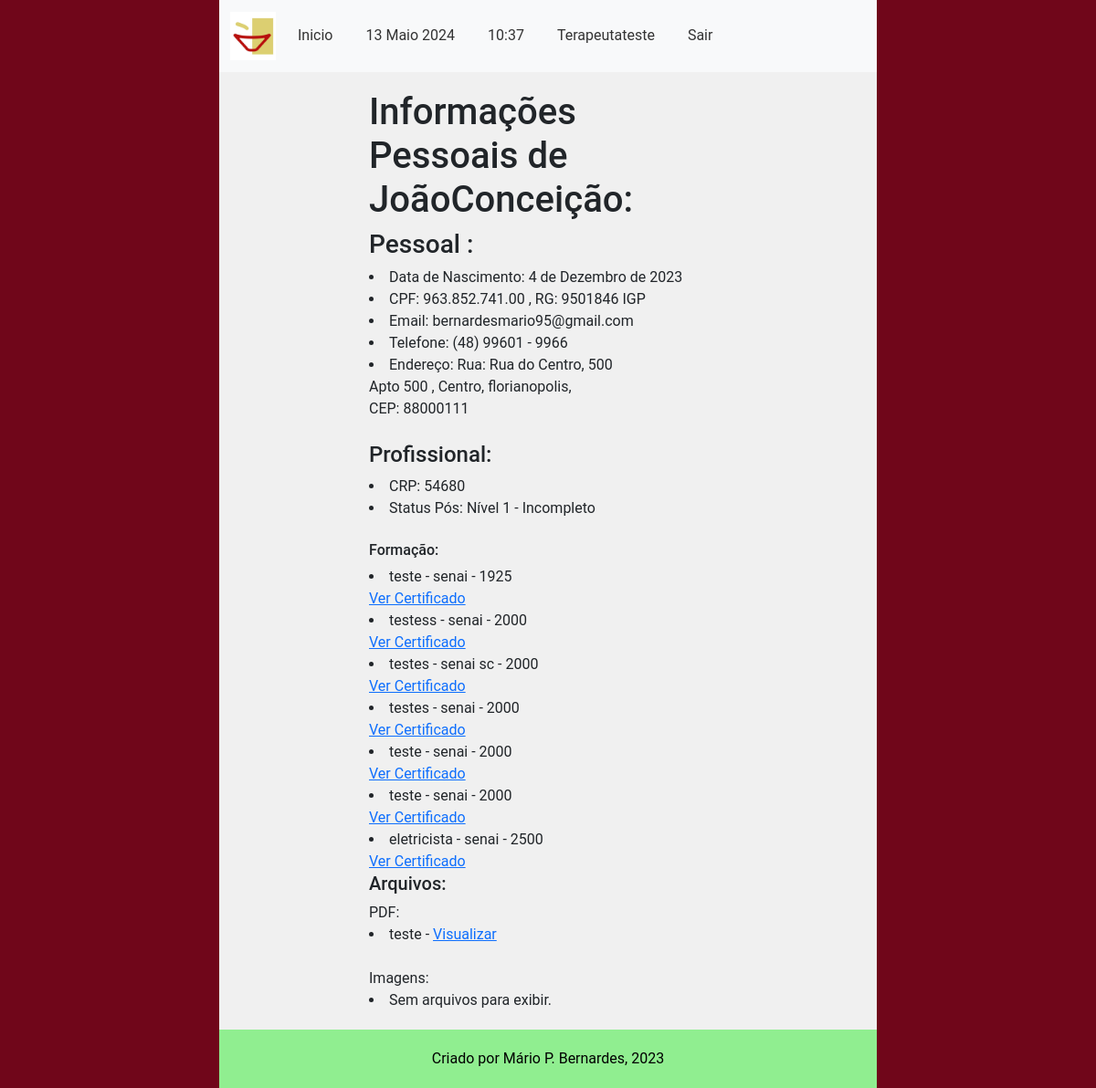
The app's page /main/perfil/54680 (signed in), older data.
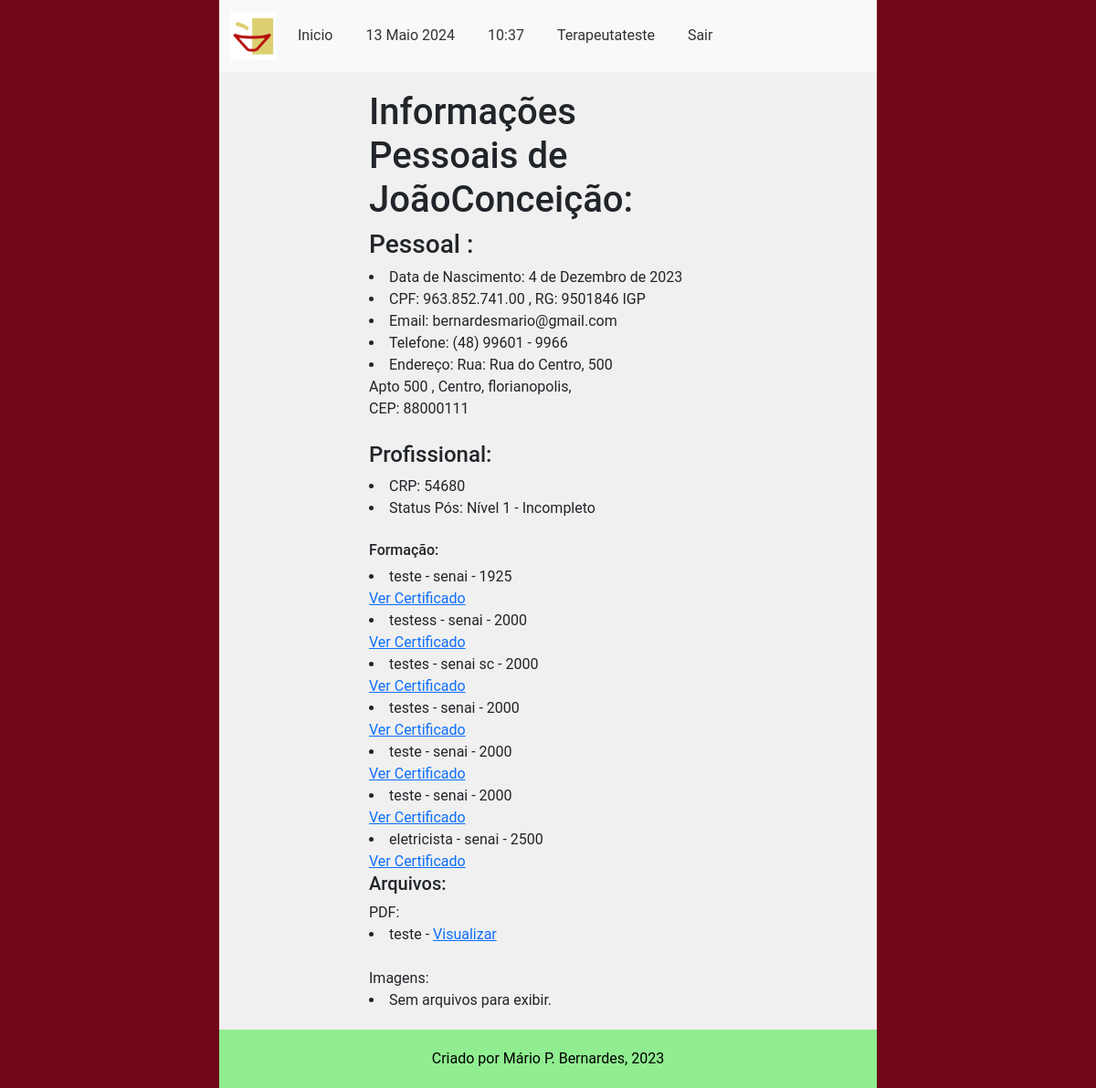
The same page, newer data.
### main/models.py (models this page shows, shortened)
class CadastroProfissionais(models.Model):
    nome = models.CharField(verbose_name='Nome', max_length=100,
                            unique=True, editable=True, validators=[validate_letters])
    conselho_codigo = models.CharField(verbose_name='CRP', max_length=5, unique=True,
                                       editable=True, validators=[validate_numbers])
    STATUS_POS_CHOICES = (
        (0, 'Nível 1 - Incompleto'),
        (1, 'Nível 1 - Completo'),
        (2, 'Nível 2 - Incompleto'),
        (3, 'Nível 2 - Completo'),
        (4, 'Nível 3 - Incompleto'),
        (5, 'Nível 3 - Completo'),
    )
    pos_grad_status = models.IntegerField(verbose_name='Status Pós', choices=STATUS_POS_CHOICES, default=0)
    unimed_codigo = models.CharField(verbose_name='Número cadastro Unimed', max_length=6,
                                     unique=True, editable=True, validators=[validate_numbers])
    email = models.EmailField(verbose_name='Email', editable=True)
    telefone_numero = models.CharField(verbose_name='Telefone', max_length=11,
                                       editable=True, validators=[validate_numbers])
    endereco_rua = models.CharField(verbose_name='Endereço', max_length=100)
    endereco_bairro = models.CharField(verbose_name='Bairro', max_length=50)
    endereco_numero = models.CharField(verbose_name='Número', max_length=7, validators=[validate_numbers])
    endereco_complemento = models.CharField(verbose_name='Complemento', max_length=100)
    cidade = models.CharField(verbose_name='Cidade', max_length=20, validators=[validate_letters,
                                                                                MinLengthValidator(limit_value=3)])
    cep_numero = models.CharField(verbose_name='CEP', max_length=8, validators=[validate_numbers,
                                                                                MinLengthValidator(limit_value=8)])
    nascimento_data = models.DateField(verbose_name='Data de Nascimento', help_text='dd/mm/aaaa',
                                       validators=[validate_date_past])
    cpf_numero = models.CharField(verbose_name='CPF', unique=True, validators=[validate_numbers], max_length=11)
    rg_numero = models.CharField(verbose_name='Número RG', max_length=12,
                                 validators=[MinLengthValidator(limit_value=6)])
    rg_emissor = models.CharField(verbose_name='Orgão Emissor RG', max_length=50)
    usuario_codigo = models.ForeignKey(
        CustomUser,
        related_name='Terapeutas',
        on_delete=models.PROTECT
    )
    objects = models.Manager()
    class Meta:
        verbose_name = 'Terapeuta'
        verbose_name_plural = 'Terapeutas'
        permissions = [
            ('add_terapeuta', 'Adicionar novos Usuários (Administrativos)')
        ]

### main/views.py (the view)
@login_required(login_url="/accounts/login")
def informacoes_terapeuta(request: HttpRequest, terapeuta_codigo: str):
    current_terapeuta = get_terapeuta_by_codigo(terapeuta_codigo)
    historico_academico = get_terapeuta_historico_academico(current_terapeuta)
    pdf_media = get_current_terapeuta_pdf_media(current_terapeuta)
    image_media = get_current_terapeuta_image_media(current_terapeuta)
    context = {
        'terapeuta': current_terapeuta,
        'historico': historico_academico,
        'image_media': image_media,
        'pdf_media': pdf_media
    }
    return render(request, 'user_perfil.html', context)

### main/services/terapeutas_services.py (called while the page is built)
def get_terapeuta_by_codigo(terapeuta_codigo: str) -> CadastroProfissionais:
    terapeuta = CadastroProfissionais.objects.get(conselho_codigo=terapeuta_codigo)
    return terapeuta

def get_terapeuta_historico_academico(terapeuta: CadastroProfissionais) -> QuerySet:
    historico_academico = HistoricoAcademico.objects.filter(terapeuta=terapeuta)
    return historico_academico

def get_current_terapeuta_pdf_media(current_terapeuta: CadastroProfissionais) -> QuerySet:
    terapeuta_pdf_media = ProfissionaisMedia.objects.filter(terapeuta=current_terapeuta).exclude(pdf_file='n/d')
    return terapeuta_pdf_media

def get_current_terapeuta_image_media(current_terapeuta: CadastroProfissionais) -> QuerySet:
    terapeuta_image_media = ProfissionaisMedia.objects.filter(terapeuta=current_terapeuta).exclude(image_file='n/d')
    return terapeuta_image_media

### main/templatetags/custom_filters.py (called while the page is built)
@register.filter(name='format_phone_number')
def format_phone_number(phone_number: str) -> str:
    if not phone_number or len(phone_number) != 11:
        return phone_number
    formatted_number = f"({phone_number[0:2]}) {phone_number[2:7]} - {phone_number[7:]}"
    return formatted_number

### main/templates/user_perfil.html (shortened to what this page needs)
{% extends 'middleman1.html' %}
{% load bootstrap5 %}
{% load static%}
{% load custom_filters %}
{% block content %}
<h1>Informações Pessoais de {{ terapeuta.nome }}:</h1>
    <h3> Pessoal : </h3>
        <li>Data de Nascimento: {{ terapeuta.nascimento_data }}  </li>
        <li>CPF: {{ terapeuta.cpf_numero | format_cpf }} , RG: {{terapeuta.rg_numero}} {{terapeuta.rg_emissor}} </li>
        <li>Email: {{ terapeuta.email }} </li>
        <li>Telefone: {{ terapeuta.telefone_numero | format_phone_number }} </li>
        <li>Endereço: Rua: {{ terapeuta.endereco_rua }}, {{ terapeuta.endereco_numero }} <br>
            {{terapeuta.endereco_complemento}} , {{ terapeuta.endereco_bairro }}, {{ terapeuta.cidade }},
        <br> CEP: {{ terapeuta.cep_numero }} </li>
        <br>
        <h4> Profissional: </h4>
        <li>CRP: {{ terapeuta.conselho_codigo }} </li>
        <li>Status Pós: {{ terapeuta.get_pos_grad_status_display }} </li>
    <br>
    <h6> Formação: </h6>
        {% for curso in historico %}
            <li>
                {{ curso.curso }} - {{ curso.instituicao }} - {{ curso.ano_conclusao }} <br>
                <a href="{% url 'main:view_certificado' curso_id=curso.id %}"> Ver Certificado </a>
            </li>
        {% empty %}
            <li> Sem arquivos para exibir.</li>
        {% endfor %}
    <h5> Arquivos: </h5>
        {% for media in pdf_media %}
            PDF:
            <li>
                {{ media.description }} - <a href="{% url 'main:terapeuta/pdf' media_id=media.id %}"> Visualizar </a>
            </li>
        {% empty %}
            <li> Sem arquivos para exibir.</li>
        {% endfor %}
        <br>
            Imagens: <br>
            {% for media in image_media %}
                <li>
                    {{ media.description }} - <a href="{% url 'main:terapeuta/image' media_id=media.id %}"> Visualizar </a>
                </li>
            {% empty %}
                <li> Sem arquivos para exibir.</li>
            {% endfor %}
{% endblock %}

Row changes from the older to the newer data that the page shows:
changed CadastroProfissionais "JoãoConceição": email "bernardesmario95@gmail.com" → "bernardesmario@gmail.com"
